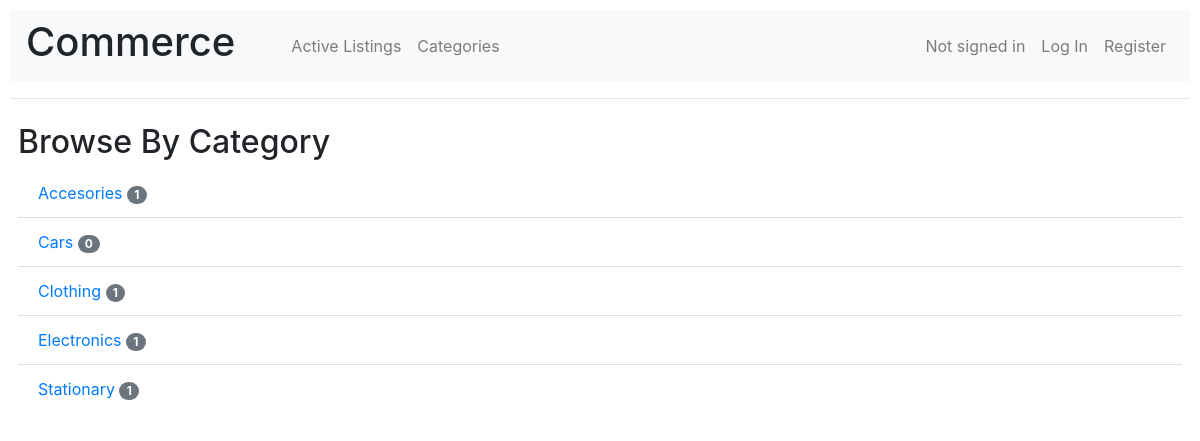
The page /categories on the database its author committed.
### auctions/models.py (models this page shows)
class Category(models.Model):
    name = models.CharField(max_length=32)
    class Meta:
        ordering = ('name',)
    def __str__(self):
        return f"{self.name}"
    @property
    def count_active_auctions(self):
        return Auction.objects.filter(category=self).count()

### auctions/views.py (the view)
# urls.py: path("categories", views.categories_list, name="categories"),
def categories_list(request):
    return render(request, "auctions/category_list.html", {
        "categories" : Category.objects.all()
    })

### auctions/templates/auctions/category_list.html
{% extends "auctions/layout.html" %}
{% block body %}
    <h2>Browse By Category</h2>
    <ul class="list-group-flush p-0">
        {% for category in categories %}
            <li class="list-group-item">
                <a href="{% url 'category' category.name %}">{{ category }}</a>
                <span class="badge badge-secondary badge-pill">{{ category.count_active_auctions }}</span>
            </li>
        {% endfor %}
    </ul>
{% endblock %}

### auctions/static/auctions/styles.css (style rules this page uses)
body { padding: 10px; }

### rows shown on the page
Category: name "Accesories", count_active_auctions "1"
Category: name "Cars", count_active_auctions "0"
Category: name "Clothing", count_active_auctions "1"
Category: name "Electronics", count_active_auctions "1"
Category: name "Stationary", count_active_auctions "1"
